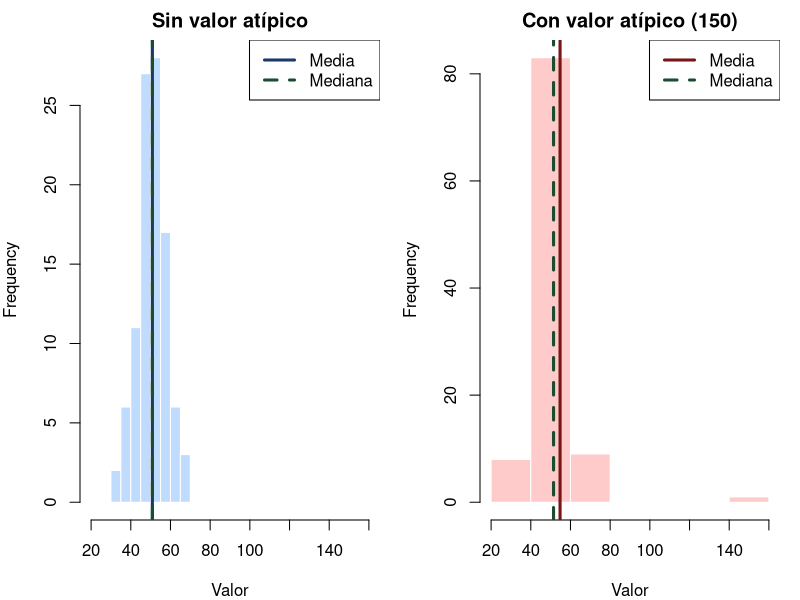
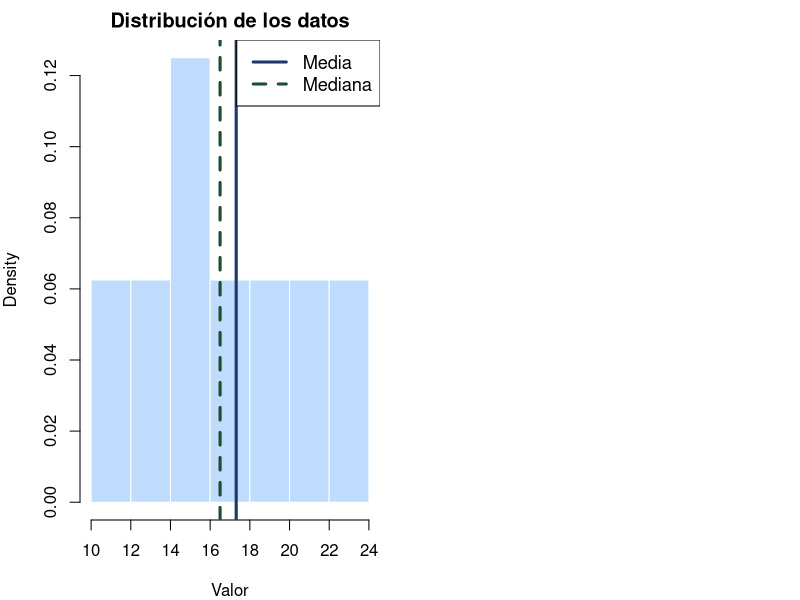

R code for these plots, in order:
## ---- chunk 1
# Ejemplo 1: datos sin agrupar
edades <- c(18,20,19,19,21,22,20,23,21,24,19,20,22,21,24)
mean(edades)

# Ejemplo 2: datos agrupados (media ponderada)
xi <- c(4, 5, 6, 7, 8, 9, 10)
fi <- c(2, 5, 7,12,14, 7,  3)
sum(fi * xi) / sum(fi)

# Ejemplo 3: datos con intervalos
xi_int <- c(55, 65, 75, 85, 95)
fi_int <- c(4, 6, 5, 3, 2)
sum(fi_int * xi_int) / sum(fi_int)
## ---- chunk 2
# Ejemplo 1: n impar
horas <- c(4, 6, 5, 7, 3, 8, 6, 5, 9, 7, 4, 6, 10)
sort(horas)
median(horas)

# Ejemplo 2: n par
parcelas <- c(12,15,18,20,14,16,19,17,13,21,22,11,23,24)
median(parcelas)
## ---- chunk 3
# R no tiene función nativa para la moda; se calcula así:
edades <- c(18,20,22,20,19,21,20,22,23,20,24,21,25,27,20)
tabla  <- table(edades)
tabla
# Valor con mayor frecuencia:
names(tabla)[which.max(tabla)]
## ---- chunk 4
#| echo: false
#| fig-width: 10
#| fig-height: 4.5
set.seed(1)
sin_atipico <- c(rnorm(100, 50, 8))
con_atipico <- c(sin_atipico, 202,200,150)

par(mfrow = c(1,2), mar = c(4,4,2,1))
hist(sin_atipico, col = "#bfdbfe", border = "white",
     main = "Sin valor atípico", xlab = "Valor", cex.main = 1.2, xlim = c(20,160))
abline(v = mean(sin_atipico),   col = "#1a3a6b", lwd = 3)
abline(v = median(sin_atipico), col = "#1b4d2e", lwd = 3, lty = 2)
legend("topright", c("Media","Mediana"), col = c("#1a3a6b","#1b4d2e"), lwd = 3, lty = c(1,2))

hist(con_atipico, col = "#fecaca", border = "white",
     main = "Con valor atípico (150)", xlab = "Valor", cex.main = 1.2, xlim = c(20,160))
abline(v = mean(con_atipico),   col = "#7a1515", lwd = 3)
abline(v = median(con_atipico), col = "#1b4d2e", lwd = 3, lty = 2)
legend("topright", c("Media","Mediana"), col = c("#7a1515","#1b4d2e"), lwd = 3, lty = c(1,2))
## ---- chunk 5
datos <- c(12,15,18,20,14,16,19,17,13,21,22,11,23,24,16,16)
cat("Media   :", round(mean(datos), 2), "\n")
cat("Mediana :", median(datos), "\n")
tabla_moda <- table(datos)
cat("Moda    :", names(tabla_moda)[which.max(tabla_moda)], "\n")
## ---- chunk 6
#| echo: false
#| fig-width: 9
#| fig-height: 3.5
hist(datos, col="#bfdbfe", border="white", probability=TRUE,
     main="Distribución de los datos", xlab="Valor", cex.main=1.2)
abline(v=mean(datos),   col="#1a3a6b", lwd=3, lty=1)
abline(v=median(datos), col="#1b4d2e", lwd=3, lty=2)
legend("topright", c("Media","Mediana"), col=c("#1a3a6b","#1b4d2e"), lwd=3, lty=c(1,2), cex=1.1)
